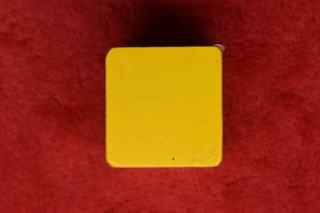
#> input picture Setup/2_image_dataset_config/C_Image_Preprocessing/image_transformation_extra_scripts/2.Transform/yellow-block.jpg, 320 x 213 px
$ jupyter execute 01_zoom_pic.ipynb
#> lines starting #> are read from the running program, lines starting #| are printed output that depends on the picture
[cell 1]
import cv2
import matplotlib.pyplot as plt  # 2D drawing library for Python

# Read the original picture
img = cv2.imread('yellow-block.jpg')
#> img is the input picture: shape (213, 320, 3); mean B, G, R 16.7, 52, 150.2
# Print out the picture size
print(img.shape)
#| (213, 320, 3)
# Assign the image height and width to x and y respectively
x, y = img.shape[0:2]
#> x = 213; y = 320

# Display original picture
#cv.imshow('OriginalPicture', img)

# Zoom to the original half, the output size format is (width, height)
img_test1 = cv2.resize(img, (int(y / 2), int(x / 2)))
# cv2.imshow('resize0', img_test1)
# cv2.waitKey()

# Nearest neighbor interpolation to zoom
# Zoom to the original quarter
img_test2 = cv2.resize(img, (0, 0), fx=0.25, fy=0.25, interpolation=cv2.INTER_NEAREST)
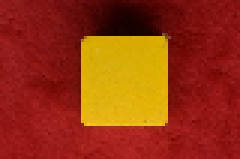
#> img_test2: shape (53, 80, 3) (shown 3 times larger); mean B, G, R 16.6, 52, 149.9
# cv.imshow('resize1', img_test2)
# cv.waitKey()
# cv.destroyAllWindows()
img = cv2.cvtColor(img, cv2.COLOR_BGR2RGB)
dst1 = cv2.cvtColor(img_test1, cv2.COLOR_BGR2RGB)
dst2 = cv2.cvtColor(img_test2, cv2.COLOR_BGR2RGB)

# Display original picture
plt.imshow(img)
plt.show()

[cell 2]
# Display zoom 1/2
plt.imshow(dst1)
plt.show()

[cell 3]
# Display zoom 1/4 Nearest neighbor interpolation to zoom
plt.imshow(dst2)
plt.show()

# Next, we will introduce matplotlib: 2D plotting library for Python
# Tutorial:https://www.runoob.com/numpy/numpy-matplotlib.html

[cell 4]
import numpy as np
from matplotlib import pyplot as plt

x = np.arange(1,11)
y =  2 * x +  5
plt.title("Matplotlib demo")
plt.xlabel("x axis caption")
plt.ylabel("y axis caption")
plt.plot(x,y)
plt.show()
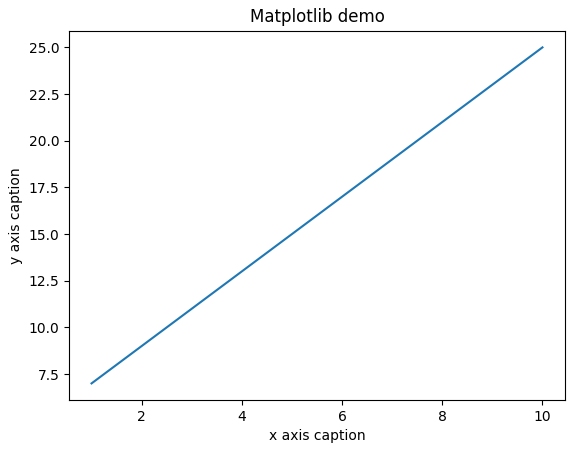
#> figure drawn by matplotlib, 1 panel; curve peaks at x = 10, y = 25
